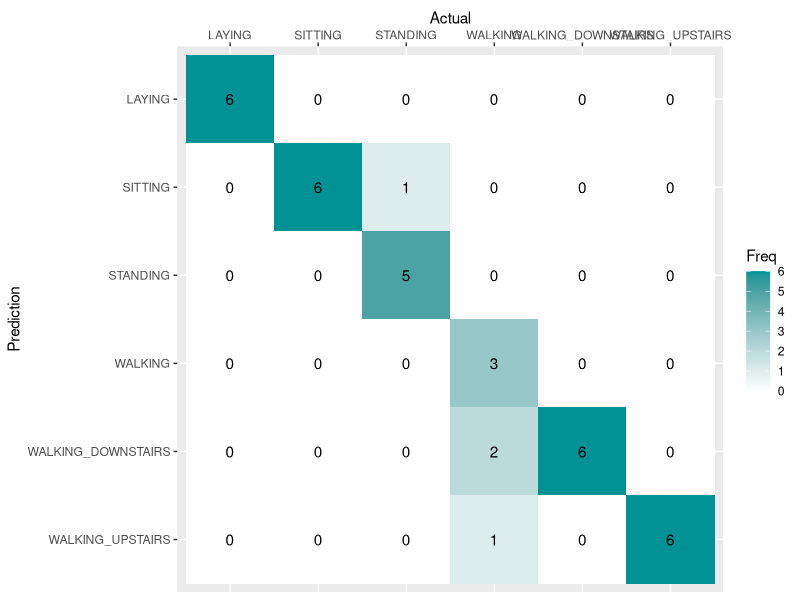

This figure's R source:
rm(list = ls())
library(caret)
library(dplyr)
library(ggplot2)

#Read the dataset
data <- read.csv("data/tidy_data.csv")

#Create labels set
label <- unique(data$Activity)
data <- select(data,-Subject)

#Discover the data
summary(data)
percentage <- prop.table(table(data$Activity)) * 100
cbind(freq=table(data$Activity), percentage=percentage)

#Split the train and test set
train_index <- createDataPartition(data$Activity,
                                        p=0.80, list=FALSE)
validation <- data[-train_index,]
training <- data[train_index,]

control <- trainControl(method="cv", number=10,
                        savePredictions = TRUE)
metric <- "Accuracy"

#Define the function drawing the confusion matrix
plotConfusionMatrix <- function(cfm)
{
  plt <- as.data.frame(cfm$table)
  plt$Prediction <- factor(plt$Prediction, levels=rev(levels(plt$Prediction)))
  
  ggplot(plt, aes(x = Reference,y= Prediction, fill= Freq)) +
    geom_tile() + geom_text(aes(label=Freq)) +
    scale_fill_gradient(low="white", high="#009194") +
    labs(x = "Actual",y = "Prediction") +
    scale_x_discrete(labels=label, position = "top") +
    scale_y_discrete(labels=rev(label))
}

#Run the KNN algorithm and plot confusion matrix
set.seed(7)
fit.knn <- train(Activity~., data=training, method="knn",
                 metric=metric, trControl=control)
knn_predictions <- predict(fit.knn, validation)
cfm_knn <- confusionMatrix(knn_predictions, as.factor(validation$Activity))
cfm_knn$overall['Accuracy']
plotConfusionMatrix(cfm_knn)